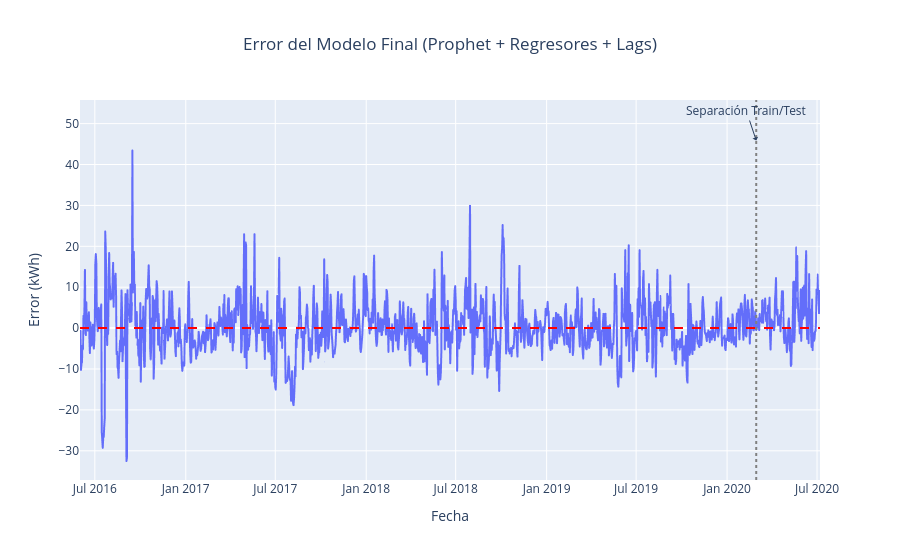

Notebook code for this chart:
### Markdown cell above
El cálculo del Error Absoluto Medio (MAE) para el modelo, que incluye tanto los regresores exógenos como sus respectivos lags, permite una comparación directa de su rendimiento. El **MAE en Prueba** para este modelo fue de **4.5040 kWh**, mientras que el MAE en Entrenamiento fue de 4.7285 kWh. Al comparar este resultado con el del modelo anterior, se observa una **leve pero positiva mejora** en la precisión. Esto demuestra que la inclusión de los valores del día anterior (lags) sí aporta poder predictivo adicional, aunque de manera marginal. El resultado sugiere el concepto de rendimientos decrecientes, ya que la mayor parte de la variabilidad climática ya había sido capturada por los regresores del día actual.

### Code cell
print("Paso 7: Graficando el Error Final (Residuales del modelo con Lags)")

# 1. Calcular el Error
comparison_df_lags['error'] = comparison_df_lags['y'] - comparison_df_lags['yhat']

# 2. Graficar el Error
fig_error_lags = px.line(comparison_df_lags,
                         x='ds',
                         y='error',
                         title='Error del Modelo Final (Prophet + Regresores + Lags)',
                         labels={'ds': 'Fecha', 'error': 'Error (Real - Predicho) kWh'}
                        )

# 3. Añadir líneas de referencia

fig_error_lags.add_hline(y=0,
                         line_width=2,
                         line_dash="dash",
                         line_color="red"
                        )

fig_error_lags.add_vline(x=split_datetime,
                         line_width=2,
                         line_dash="dot",
                         line_color="grey"
                        )

fig_error_lags.add_annotation(
    x=split_datetime,
    y=comparison_df_lags['error'].max(), 
    text="Separación Train/Test",
    showarrow=True,
    arrowhead=1,
    yshift=10
)

# 4. Mostrar el gráfico
fig_error_lags.update_layout(
    xaxis_title='Fecha',
    yaxis_title='Error (kWh)',
    title_x=0.5 
)

fig_error_lags.show()

### Figure 1 — Plotly figure (JSON) as saved in the notebook; plotly's stock layout.template omitted (floating-point values rounded to 4 significant figures; data arrays with more than 128 entries replaced by an {"elided": "..."} marker saying what was removed)
{"data": [{"hovertemplate": "Fecha=%{x}<br>Error (Real - Predicho) kWh=%{y}<extra></extra>", "legendgroup": "", "line": {"color": "#636efa", "dash": "solid"}, "marker": {"symbol": "circle"}, "mode": "lines", "name": "", "showlegend": false, "type": "scattergl", "x": {"elided": "1498 str values"}, "xaxis": "x", "y": {"elided": "1498 float values"}, "yaxis": "y"}], "layout": {"annotations": [{"arrowhead": 1, "showarrow": true, "text": "Separación Train/Test", "x": "2020-02-29T00:00:00", "y": 43.43, "yshift": 10}], "legend": {"tracegroupgap": 0}, "shapes": [{"line": {"color": "red", "dash": "dash", "width": 2}, "type": "line", "x0": 0, "x1": 1, "xref": "x domain", "y0": 0, "y1": 0, "yref": "y"}, {"line": {"color": "grey", "dash": "dot", "width": 2}, "type": "line", "x0": "2020-02-29T00:00:00", "x1": "2020-02-29T00:00:00", "xref": "x", "y0": 0, "y1": 1, "yref": "y domain"}], "title": {"text": "Error del Modelo Final (Prophet + Regresores + Lags)", "x": 0.5}, "xaxis": {"anchor": "y", "domain": [0, 1], "title": {"text": "Fecha"}}, "yaxis": {"anchor": "x", "domain": [0, 1], "title": {"text": "Error (kWh)"}}}}
